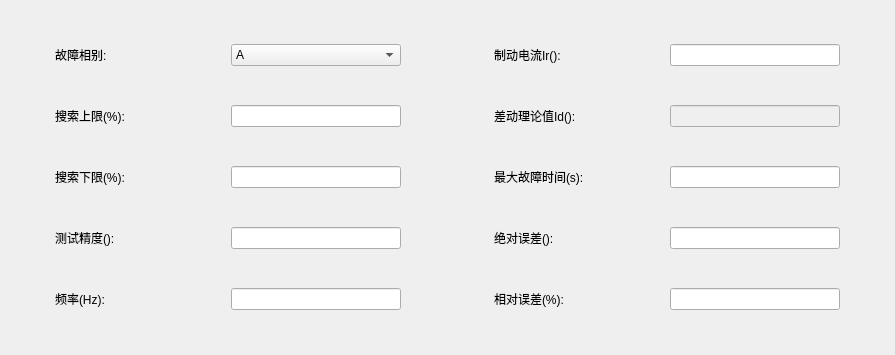
<?xml version="1.0" encoding="UTF-8"?>
<ui version="4.0">
 <class>QDiffRateItemParaEditWidget</class>
 <widget class="QWidget" name="QDiffRateItemParaEditWidget">
  <property name="geometry">
   <rect>
    <x>0</x>
    <y>0</y>
    <width>895</width>
    <height>355</height>
   </rect>
  </property>
  <property name="sizePolicy">
   <sizepolicy hsizetype="Preferred" vsizetype="Maximum">
    <horstretch>0</horstretch>
    <verstretch>0</verstretch>
   </sizepolicy>
  </property>
  <property name="minimumSize">
   <size>
    <width>0</width>
    <height>0</height>
   </size>
  </property>
  <property name="windowTitle">
   <string>Form</string>
  </property>
  <layout class="QHBoxLayout" name="horizontalLayout_2" stretch="1,4,2,4,1">
   <item>
    <spacer name="horizontalSpacer_2">
     <property name="orientation">
      <enum>Qt::Horizontal</enum>
     </property>
     <property name="sizeHint" stdset="0">
      <size>
       <width>40</width>
       <height>20</height>
      </size>
     </property>
    </spacer>
   </item>
   <item>
    <layout class="QVBoxLayout" name="verticalLayout">
     <item>
      <layout class="QHBoxLayout" name="horizontalLayout">
       <item>
        <widget class="QLabel" name="m_labRate_FaultType">
         <property name="sizePolicy">
          <sizepolicy hsizetype="Fixed" vsizetype="Fixed">
           <horstretch>0</horstretch>
           <verstretch>0</verstretch>
          </sizepolicy>
         </property>
         <property name="minimumSize">
          <size>
           <width>170</width>
           <height>0</height>
          </size>
         </property>
         <property name="maximumSize">
          <size>
           <width>170</width>
           <height>16777215</height>
          </size>
         </property>
         <property name="text">
          <string>故障相别:</string>
         </property>
         <property name="alignment">
          <set>Qt::AlignLeading|Qt::AlignLeft|Qt::AlignVCenter</set>
         </property>
        </widget>
       </item>
       <item>
        <widget class="QComboBox" name="m_cmbRate_FaultType">
         <property name="sizePolicy">
          <sizepolicy hsizetype="Fixed" vsizetype="Fixed">
           <horstretch>0</horstretch>
           <verstretch>0</verstretch>
          </sizepolicy>
         </property>
         <property name="minimumSize">
          <size>
           <width>170</width>
           <height>0</height>
          </size>
         </property>
         <property name="maximumSize">
          <size>
           <width>170</width>
           <height>16777215</height>
          </size>
         </property>
         <item>
          <property name="text">
           <string>A</string>
          </property>
         </item>
         <item>
          <property name="text">
           <string>B</string>
          </property>
         </item>
         <item>
          <property name="text">
           <string>C</string>
          </property>
         </item>
         <item>
          <property name="text">
           <string>ABC</string>
          </property>
         </item>
         <item>
          <property name="text">
           <string>AB</string>
          </property>
         </item>
         <item>
          <property name="text">
           <string>BC</string>
          </property>
         </item>
         <item>
          <property name="text">
           <string>CA</string>
          </property>
         </item>
        </widget>
       </item>
      </layout>
     </item>
     <item>
      <layout class="QHBoxLayout" name="horizontalLayout_3">
       <item>
        <widget class="QLabel" name="m_labRate_BeginVal">
         <property name="sizePolicy">
          <sizepolicy hsizetype="Fixed" vsizetype="Fixed">
           <horstretch>0</horstretch>
           <verstretch>0</verstretch>
          </sizepolicy>
         </property>
         <property name="minimumSize">
          <size>
           <width>170</width>
           <height>0</height>
          </size>
         </property>
         <property name="maximumSize">
          <size>
           <width>170</width>
           <height>16777215</height>
          </size>
         </property>
         <property name="text">
          <string>搜索上限(%):</string>
         </property>
         <property name="alignment">
          <set>Qt::AlignLeading|Qt::AlignLeft|Qt::AlignVCenter</set>
         </property>
        </widget>
       </item>
       <item>
        <widget class="QLineEdit" name="m_txtRate_BeginVal">
         <property name="sizePolicy">
          <sizepolicy hsizetype="Fixed" vsizetype="Fixed">
           <horstretch>0</horstretch>
           <verstretch>0</verstretch>
          </sizepolicy>
         </property>
         <property name="minimumSize">
          <size>
           <width>170</width>
           <height>0</height>
          </size>
         </property>
         <property name="maximumSize">
          <size>
           <width>170</width>
           <height>16777215</height>
          </size>
         </property>
        </widget>
       </item>
      </layout>
     </item>
     <item>
      <layout class="QHBoxLayout" name="horizontalLayout_4">
       <item>
        <widget class="QLabel" name="m_labRate_EndVal">
         <property name="sizePolicy">
          <sizepolicy hsizetype="Fixed" vsizetype="Fixed">
           <horstretch>0</horstretch>
           <verstretch>0</verstretch>
          </sizepolicy>
         </property>
         <property name="minimumSize">
          <size>
           <width>170</width>
           <height>0</height>
          </size>
         </property>
         <property name="maximumSize">
          <size>
           <width>170</width>
           <height>16777215</height>
          </size>
         </property>
         <property name="text">
          <string>搜索下限(%):</string>
         </property>
         <property name="alignment">
          <set>Qt::AlignLeading|Qt::AlignLeft|Qt::AlignVCenter</set>
         </property>
        </widget>
       </item>
       <item>
        <widget class="QLineEdit" name="m_txtRate_EndVal">
         <property name="sizePolicy">
          <sizepolicy hsizetype="Fixed" vsizetype="Fixed">
           <horstretch>0</horstretch>
           <verstretch>0</verstretch>
          </sizepolicy>
         </property>
         <property name="minimumSize">
          <size>
           <width>170</width>
           <height>0</height>
          </size>
         </property>
         <property name="maximumSize">
          <size>
           <width>170</width>
           <height>16777215</height>
          </size>
         </property>
        </widget>
       </item>
      </layout>
     </item>
     <item>
      <layout class="QHBoxLayout" name="horizontalLayout_5">
       <item>
        <widget class="QLabel" name="m_labRate_Step">
         <property name="sizePolicy">
          <sizepolicy hsizetype="Fixed" vsizetype="Fixed">
           <horstretch>0</horstretch>
           <verstretch>0</verstretch>
          </sizepolicy>
         </property>
         <property name="minimumSize">
          <size>
           <width>170</width>
           <height>0</height>
          </size>
         </property>
         <property name="maximumSize">
          <size>
           <width>170</width>
           <height>16777215</height>
          </size>
         </property>
         <property name="text">
          <string>测试精度():</string>
         </property>
         <property name="alignment">
          <set>Qt::AlignLeading|Qt::AlignLeft|Qt::AlignVCenter</set>
         </property>
        </widget>
       </item>
       <item>
        <widget class="QLineEdit" name="m_txtRate_Step">
         <property name="sizePolicy">
          <sizepolicy hsizetype="Fixed" vsizetype="Fixed">
           <horstretch>0</horstretch>
           <verstretch>0</verstretch>
          </sizepolicy>
         </property>
         <property name="minimumSize">
          <size>
           <width>170</width>
           <height>0</height>
          </size>
         </property>
         <property name="maximumSize">
          <size>
           <width>170</width>
           <height>16777215</height>
          </size>
         </property>
        </widget>
       </item>
      </layout>
     </item>
     <item>
      <layout class="QHBoxLayout" name="horizontalLayout_6">
       <item>
        <widget class="QLabel" name="m_labRate_Freq">
         <property name="sizePolicy">
          <sizepolicy hsizetype="Fixed" vsizetype="Fixed">
           <horstretch>0</horstretch>
           <verstretch>0</verstretch>
          </sizepolicy>
         </property>
         <property name="minimumSize">
          <size>
           <width>170</width>
           <height>0</height>
          </size>
         </property>
         <property name="maximumSize">
          <size>
           <width>170</width>
           <height>16777215</height>
          </size>
         </property>
         <property name="text">
          <string>频率(Hz):</string>
         </property>
         <property name="alignment">
          <set>Qt::AlignLeading|Qt::AlignLeft|Qt::AlignVCenter</set>
         </property>
        </widget>
       </item>
       <item>
        <widget class="QLineEdit" name="m_txtRate_Freq">
         <property name="sizePolicy">
          <sizepolicy hsizetype="Fixed" vsizetype="Fixed">
           <horstretch>0</horstretch>
           <verstretch>0</verstretch>
          </sizepolicy>
         </property>
         <property name="minimumSize">
          <size>
           <width>170</width>
           <height>0</height>
          </size>
         </property>
         <property name="maximumSize">
          <size>
           <width>170</width>
           <height>16777215</height>
          </size>
         </property>
        </widget>
       </item>
      </layout>
     </item>
    </layout>
   </item>
   <item>
    <spacer name="horizontalSpacer">
     <property name="orientation">
      <enum>Qt::Horizontal</enum>
     </property>
     <property name="sizeHint" stdset="0">
      <size>
       <width>40</width>
       <height>20</height>
      </size>
     </property>
    </spacer>
   </item>
   <item>
    <layout class="QVBoxLayout" name="verticalLayout_2">
     <item>
      <layout class="QHBoxLayout" name="horizontalLayout_7">
       <item>
        <widget class="QLabel" name="m_labRate_Ir">
         <property name="sizePolicy">
          <sizepolicy hsizetype="Fixed" vsizetype="Fixed">
           <horstretch>0</horstretch>
           <verstretch>0</verstretch>
          </sizepolicy>
         </property>
         <property name="minimumSize">
          <size>
           <width>170</width>
           <height>0</height>
          </size>
         </property>
         <property name="maximumSize">
          <size>
           <width>170</width>
           <height>16777215</height>
          </size>
         </property>
         <property name="text">
          <string>制动电流Ir():</string>
         </property>
         <property name="alignment">
          <set>Qt::AlignLeading|Qt::AlignLeft|Qt::AlignVCenter</set>
         </property>
        </widget>
       </item>
       <item>
        <widget class="QLineEdit" name="m_txtRate_Ir">
         <property name="sizePolicy">
          <sizepolicy hsizetype="Fixed" vsizetype="Fixed">
           <horstretch>0</horstretch>
           <verstretch>0</verstretch>
          </sizepolicy>
         </property>
         <property name="minimumSize">
          <size>
           <width>170</width>
           <height>0</height>
          </size>
         </property>
         <property name="maximumSize">
          <size>
           <width>170</width>
           <height>16777215</height>
          </size>
         </property>
        </widget>
       </item>
      </layout>
     </item>
     <item>
      <layout class="QHBoxLayout" name="horizontalLayout_8">
       <item>
        <widget class="QLabel" name="m_labRate_IdSetting">
         <property name="sizePolicy">
          <sizepolicy hsizetype="Fixed" vsizetype="Fixed">
           <horstretch>0</horstretch>
           <verstretch>0</verstretch>
          </sizepolicy>
         </property>
         <property name="minimumSize">
          <size>
           <width>170</width>
           <height>0</height>
          </size>
         </property>
         <property name="maximumSize">
          <size>
           <width>170</width>
           <height>16777215</height>
          </size>
         </property>
         <property name="text">
          <string>差动理论值Id():</string>
         </property>
         <property name="alignment">
          <set>Qt::AlignLeading|Qt::AlignLeft|Qt::AlignVCenter</set>
         </property>
        </widget>
       </item>
       <item>
        <widget class="QLineEdit" name="m_txtRate_IdSetting">
         <property name="enabled">
          <bool>false</bool>
         </property>
         <property name="sizePolicy">
          <sizepolicy hsizetype="Fixed" vsizetype="Fixed">
           <horstretch>0</horstretch>
           <verstretch>0</verstretch>
          </sizepolicy>
         </property>
         <property name="minimumSize">
          <size>
           <width>170</width>
           <height>0</height>
          </size>
         </property>
         <property name="maximumSize">
          <size>
           <width>170</width>
           <height>16777215</height>
          </size>
         </property>
        </widget>
       </item>
      </layout>
     </item>
     <item>
      <layout class="QHBoxLayout" name="horizontalLayout_9">
       <item>
        <widget class="QLabel" name="m_labRate_FaultTime">
         <property name="sizePolicy">
          <sizepolicy hsizetype="Fixed" vsizetype="Fixed">
           <horstretch>0</horstretch>
           <verstretch>0</verstretch>
          </sizepolicy>
         </property>
         <property name="minimumSize">
          <size>
           <width>170</width>
           <height>0</height>
          </size>
         </property>
         <property name="maximumSize">
          <size>
           <width>170</width>
           <height>16777215</height>
          </size>
         </property>
         <property name="text">
          <string>最大故障时间(s):</string>
         </property>
         <property name="alignment">
          <set>Qt::AlignLeading|Qt::AlignLeft|Qt::AlignVCenter</set>
         </property>
        </widget>
       </item>
       <item>
        <widget class="QLineEdit" name="m_txtRate_FaultTime">
         <property name="sizePolicy">
          <sizepolicy hsizetype="Fixed" vsizetype="Fixed">
           <horstretch>0</horstretch>
           <verstretch>0</verstretch>
          </sizepolicy>
         </property>
         <property name="minimumSize">
          <size>
           <width>170</width>
           <height>0</height>
          </size>
         </property>
         <property name="maximumSize">
          <size>
           <width>170</width>
           <height>16777215</height>
          </size>
         </property>
        </widget>
       </item>
      </layout>
     </item>
     <item>
      <layout class="QHBoxLayout" name="horizontalLayout_10">
       <item>
        <widget class="QLabel" name="m_labRate_AbsErr">
         <property name="sizePolicy">
          <sizepolicy hsizetype="Fixed" vsizetype="Fixed">
           <horstretch>0</horstretch>
           <verstretch>0</verstretch>
          </sizepolicy>
         </property>
         <property name="minimumSize">
          <size>
           <width>170</width>
           <height>0</height>
          </size>
         </property>
         <property name="maximumSize">
          <size>
           <width>170</width>
           <height>16777215</height>
          </size>
         </property>
         <property name="text">
          <string>绝对误差():</string>
         </property>
         <property name="alignment">
          <set>Qt::AlignLeading|Qt::AlignLeft|Qt::AlignVCenter</set>
         </property>
        </widget>
       </item>
       <item>
        <widget class="QSettingLineEdit" name="m_txtRate_AbsErr">
         <property name="sizePolicy">
          <sizepolicy hsizetype="Fixed" vsizetype="Fixed">
           <horstretch>0</horstretch>
           <verstretch>0</verstretch>
          </sizepolicy>
         </property>
         <property name="minimumSize">
          <size>
           <width>170</width>
           <height>0</height>
          </size>
         </property>
         <property name="maximumSize">
          <size>
           <width>170</width>
           <height>16777215</height>
          </size>
         </property>
        </widget>
       </item>
      </layout>
     </item>
     <item>
      <layout class="QHBoxLayout" name="horizontalLayout_11">
       <item>
        <widget class="QLabel" name="m_labRate_RelErr">
         <property name="sizePolicy">
          <sizepolicy hsizetype="Fixed" vsizetype="Fixed">
           <horstretch>0</horstretch>
           <verstretch>0</verstretch>
          </sizepolicy>
         </property>
         <property name="minimumSize">
          <size>
           <width>170</width>
           <height>0</height>
          </size>
         </property>
         <property name="maximumSize">
          <size>
           <width>170</width>
           <height>16777215</height>
          </size>
         </property>
         <property name="text">
          <string>相对误差(%):</string>
         </property>
         <property name="alignment">
          <set>Qt::AlignLeading|Qt::AlignLeft|Qt::AlignVCenter</set>
         </property>
        </widget>
       </item>
       <item>
        <widget class="QSettingLineEdit" name="m_txtRate_RelErr">
         <property name="sizePolicy">
          <sizepolicy hsizetype="Fixed" vsizetype="Fixed">
           <horstretch>0</horstretch>
           <verstretch>0</verstretch>
          </sizepolicy>
         </property>
         <property name="minimumSize">
          <size>
           <width>170</width>
           <height>0</height>
          </size>
         </property>
         <property name="maximumSize">
          <size>
           <width>170</width>
           <height>16777215</height>
          </size>
         </property>
        </widget>
       </item>
      </layout>
     </item>
    </layout>
   </item>
   <item>
    <spacer name="horizontalSpacer_3">
     <property name="orientation">
      <enum>Qt::Horizontal</enum>
     </property>
     <property name="sizeHint" stdset="0">
      <size>
       <width>40</width>
       <height>20</height>
      </size>
     </property>
    </spacer>
   </item>
  </layout>
 </widget>
 <customwidgets>
  <customwidget>
   <class>QSettingLineEdit</class>
   <extends>QLineEdit</extends>
   <header>../../UI/Controls/SettingCtrls/qsettinglineedit.h</header>
  </customwidget>
 </customwidgets>
 <resources/>
 <connections/>
</ui>
